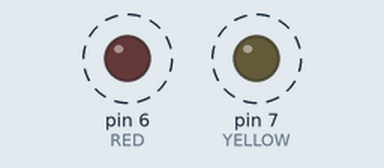
This sketch was run on a simulated Arduino Uno, built with avr-gcc and run on an emulated ATmega328P. On the bench: output pins drawn as LEDs (lit = HIGH). Dashed ring = blinking. What the sketch prints to the serial monitor is not drawn.

Above: at 9.0 s.
Timing chart, 0 to 9.3 s (numbered marks = the images above):
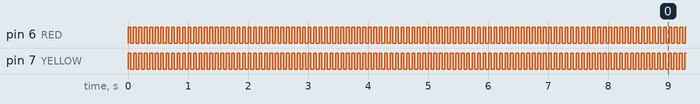

Measured:
- by itself, pin 6 (RED), pin 7 (YELLOW): alternates HIGH for 0.05 s and LOW for 0.05 s

The sketch:

parameters.ino
```cpp
#include <Arduino_FreeRTOS.h>

#define RED 6
#define YELLOW 7
#define GREEN 8

typedef int TaskProfiler;
TaskProfiler REDprofiler;
TaskProfiler YELLOWprofiler;
TaskProfiler GREENprofiler;

const TickType_t _50ms = pdMS_TO_TICKS(50);
const uint8_t *redLED = (uint8_t *) RED;
const uint8_t *yellowLED = (uint8_t *) YELLOW;
//const uint8_t *greenLED = (uint8_t t *) GREEN;

void setup() {
  // put your setup code here, to run once:
  Serial.begin(9600);

  xTaskCreate(toggleLED, "Toggle RED", 128, (void *)redLED, 1, NULL);
  xTaskCreate(toggleLED, "Toggle YELLOW", 128, (void *)yellowLED, 1, NULL);
  //xTaskCreate(toggleGREEN, "Toggle GREEN", 128, (void *)greenLED, 1, NULL);
}

void toggleLED(void *pvParameters){
  pinMode(RED, OUTPUT);
  pinMode(YELLOW, OUTPUT);

  while(1){
    switch((uint8_t) pvParameters){
      case RED:{
        REDprofiler++;
        Serial.print("RED P = ");
        Serial.print(REDprofiler);
        Serial.print("\n");
      };
      case YELLOW:{
        YELLOWprofiler++;
        Serial.print("YELLOW P = ");
        Serial.print(YELLOWprofiler);
        Serial.print("\n");
      };
    }
    digitalWrite((uint8_t)pvParameters, digitalRead((uint8_t)pvParameters)^1);
    vTaskDelay(_50ms);
 }
}

void loop() {
  // put your main code here, to run repeatedly:

}
```
